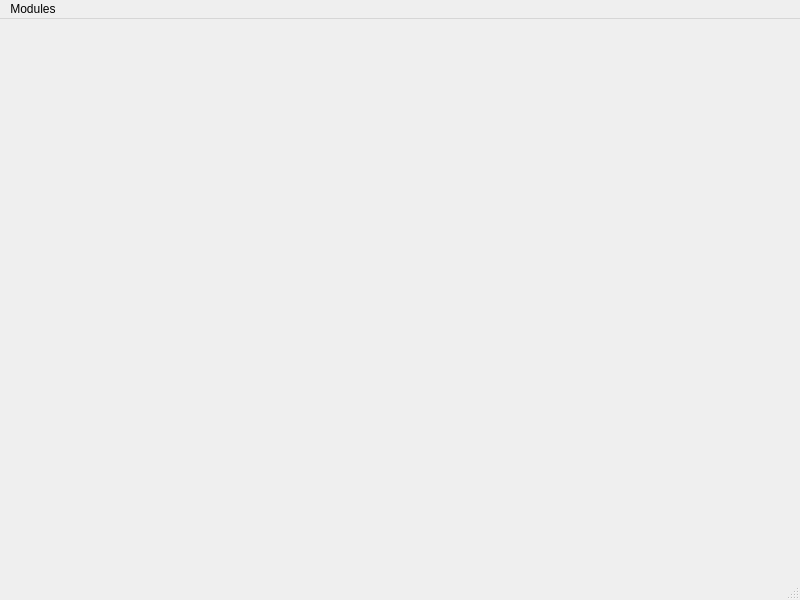
<?xml version="1.0" encoding="UTF-8"?>
<ui version="4.0">
 <class>MainWindow</class>
 <widget class="QMainWindow" name="MainWindow">
  <property name="geometry">
   <rect>
    <x>0</x>
    <y>0</y>
    <width>800</width>
    <height>600</height>
   </rect>
  </property>
  <property name="windowTitle">
   <string>MainWindow</string>
  </property>
  <widget class="QWidget" name="centralwidget"/>
  <widget class="QMenuBar" name="menubar">
   <property name="geometry">
    <rect>
     <x>0</x>
     <y>0</y>
     <width>800</width>
     <height>23</height>
    </rect>
   </property>
   <widget class="QMenu" name="menuModules">
    <property name="title">
     <string>Modules</string>
    </property>
    <addaction name="actionflight"/>
    <addaction name="actionmissiles"/>
   </widget>
   <addaction name="menuModules"/>
  </widget>
  <widget class="QStatusBar" name="statusbar"/>
  <action name="actionflight">
   <property name="text">
    <string>flight</string>
   </property>
  </action>
  <action name="actionmissiles">
   <property name="text">
    <string>missiles</string>
   </property>
  </action>
 </widget>
 <resources/>
 <connections/>
</ui>
